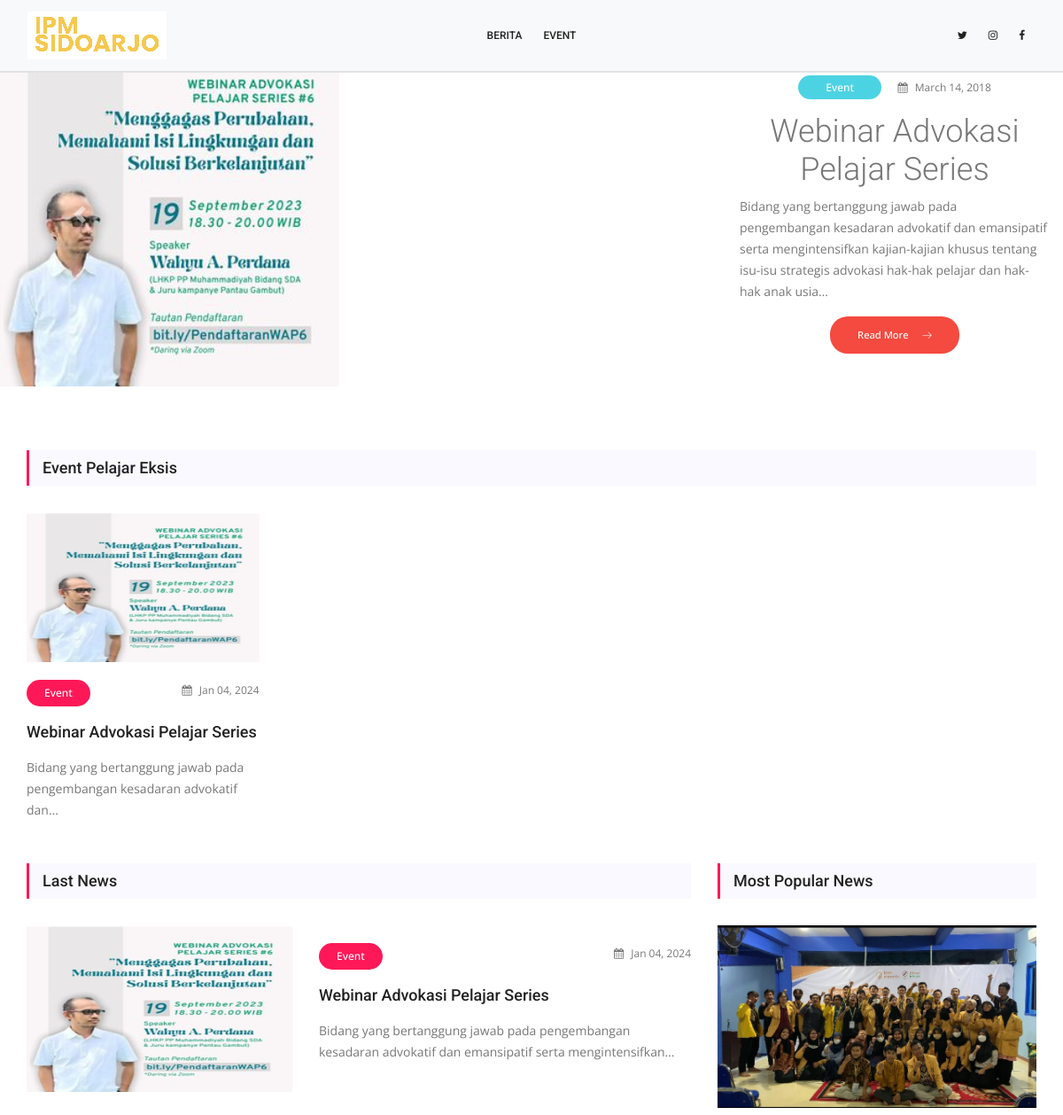
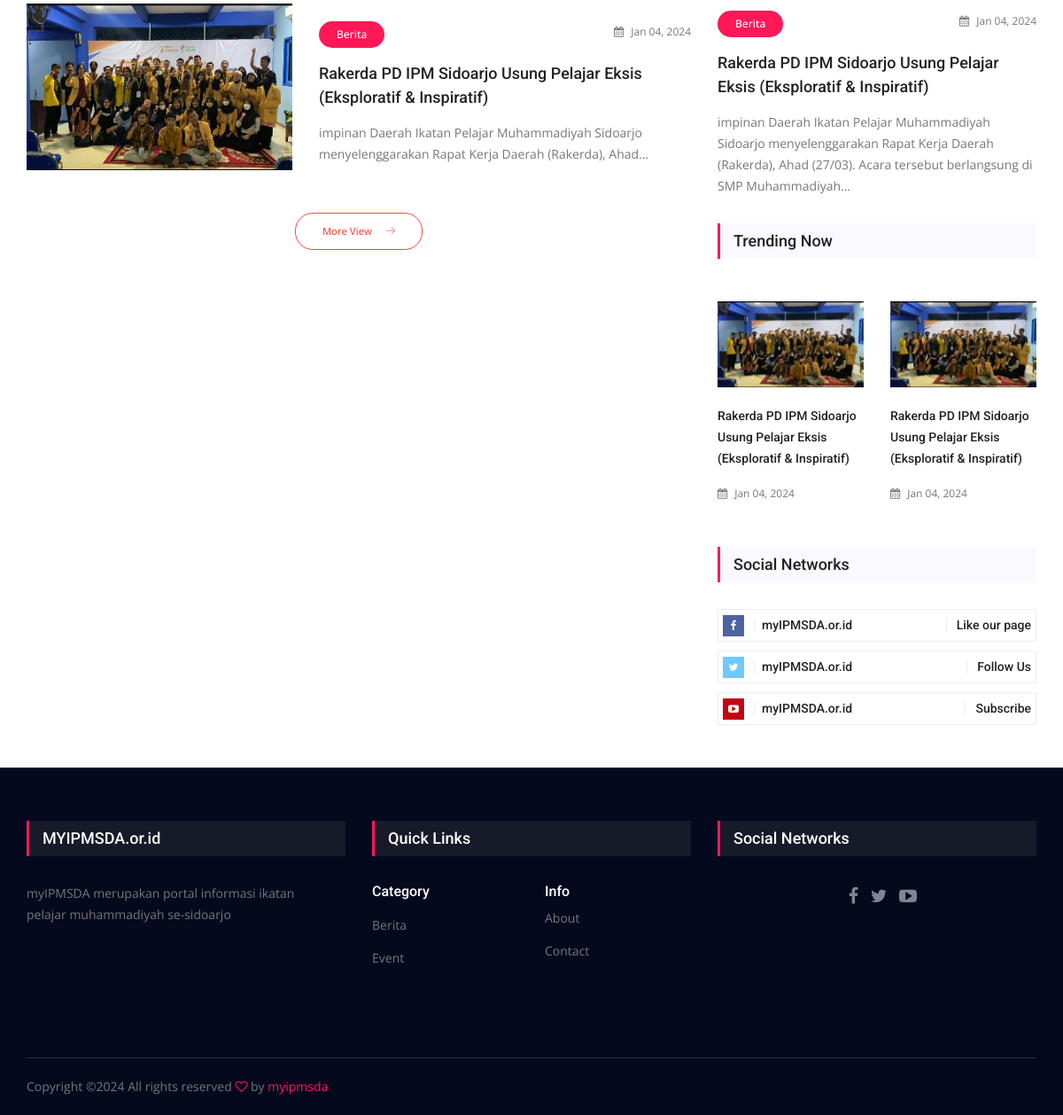
The page / on the database its author committed (2 pictures, top to bottom).
### tables this page shows
CREATE TABLE `category` (
  `id` int(11) NOT NULL,
  `category_name` varchar(100) NOT NULL,
  `slug` varchar(255) NOT NULL,
  `is_active` char(1) NOT NULL
);

CREATE TABLE `posting` (
  `id` int(11) NOT NULL,
  `title` varchar(255) NOT NULL,
  `seo_title` varchar(255) NOT NULL,
  `content` text NOT NULL,
  `featured` char(1) NOT NULL,
  `choice` char(1) NOT NULL,
  `thread` char(1) NOT NULL,
  `id_category` int(11) NOT NULL,
  `photo` varchar(255) NOT NULL,
  `is_active` char(1) NOT NULL,
  `date` date NOT NULL
);

### application/controllers/Home.php (called while the page is built, shortened)
<?php
class Home extends CI_Controller {
   public function __construct()
   {
      $this->load->model('identity_model', 'identity', true);
      $this->load->model('banner_model', 'banner', true);
      $this->load->model('posting_model', 'posting', true);
      $this->load->model('category_model', 'category', true);
   }
   public function index()
   {
      $data['favicon']     = $this->identity->getIdentity();
      $data['title']       = 'Home';
      $data['banner']      = $this->banner->getBanner();
      $data['featured']    = $this->posting->getFeatured();
      $data['choice']      = $this->posting->getChoice();
      $data['popular']     = $this->posting->getMostPopular();
      $data['trending']    = $this->posting->getThread();
      $data['lastNews']    = $this->posting->getLastNews();
      $data['video_game']  = $this->posting->getVideoGames();
      $data['category']    = $this->category->getCategory();
      $data['page'] = 'home';
      $this->load->view('front/layouts/app', $data);
   }
}

### index.php (called while the page is built, shortened)
<?php
require_once BASEPATH.'core/CodeIgniter.php';

### application/models/Category_model.php (called while the page is built, shortened)
<?php
class Category_model extends CI_Model {
   private $table = 'category';
   public function getCategory()
   {
      return $this->db->get($this->table)->result();
   }
}

### application/models/Posting_model.php (called while the page is built, shortened)
<?php
class Posting_model extends CI_Model {
   public function getChoice()
   {
      $this->db->from('posting');
      $this->db->join('category', 'category.id = posting. id_category');
      $this->db->where('choice', 'Y');
      $this->db->where('posting.is_active', 'Y');
      $this->db->order_by('posting.id', 'desc');
      $this->db->limit(4);
      return $this->db->get()->result();
   }
   public function getThread()
   {
      $this->db->from('posting');
      $this->db->join('category', 'category.id = posting. id_category');
      $this->db->where('thread', 'Y');
      $this->db->where('posting.is_active', 'Y');
      $this->db->order_by('posting.id', 'desc');
      $this->db->limit(4);
      return $this->db->get()->result();
   }
   public function getFeatured()
   {
      $this->db->from('posting');
      $this->db->join('category', 'category.id = posting. id_category');
      $this->db->where('featured', 'Y');
      $this->db->where('posting.is_active', 'Y');
      $this->db->order_by('posting.id', 'desc');
      $this->db->limit(3);
      return $this->db->get()->result();
   }
   public function getLastNews()
   {
      $this->db->from('posting');
      $this->db->join('category', 'category.id = posting. id_category');
      $this->db->where('posting.is_active', 'Y');
      $this->db->order_by('posting.id', 'desc');
      $this->db->limit(4);
      return $this->db->get()->result();
   }
   public function getMostPopular()
   {
      $this->db->from('posting');
      $this->db->join('category', 'category.id = posting. id_category');
      $this->db->where('thread', 'Y');
      $this->db->where('posting.is_active', 'Y');
      $this->db->order_by('posting.id', 'desc');
      $this->db->limit(1);
      return $this->db->get()->row();
   }
   public function getVideoGames()
   {
      $this->db->from('posting');
      $this->db->join('category', 'category.id = posting. id_category');
      $this->db->where('category.slug', 'video-game');
      $this->db->where('posting.is_active', 'Y');
      $this->db->order_by('posting.id', 'desc');
      $this->db->limit(5);
      return $this->db->get()->result();
   }
}

### application/helpers/dateindo_helper.php (called while the page is built, shortened)
<?php
function mediumdate_indo($tgl){
   $ubah = gmdate($tgl, time()+60*60*8);
   $pecah = explode("-",$ubah);
   $tanggal = $pecah[2];
   $bulan = medium_bulan($pecah[1]);
   $tahun = $pecah[0];
   return $bulan . ' ' . $tanggal . ', ' . $tahun;
}
function medium_bulan($bln){
   switch ($bln)
   {
      case 1:
         return "Jan";
         break;
   }
}

### application/views/front/pages/home.php (the view, shortened to what this page needs)
<div id="carouselExampleIndicators" class="carousel slide" data-ride="carousel">
   <div class="carousel-inner">
      <?php $no = 0;?>
      <?php foreach($featured as $f) : ?>
         <?php $no++;  ?>
         <div class="carousel-item <?php if($no <= 1) { echo "active"; } ?> ">
            <div class="row align-items-center my-5">
               <div class="col-lg-8">
                  <img class="img-fluid mb-4 mb-lg-0" src="<?= base_url("images/posting/$f->photo") ?>" alt="">
               </div>
               <div class="col-lg-4">
                  <div class="container">
                     <div class="date text-center">
                        <a class="genric-btn success circle small" href="<?= base_url("blog/category/$f->slug") ?>"><?= $f->category_name ?></a>
                        <a href="<?= base_url("blog/read/$f->seo_title") ?>"><i class="fa fa-calendar" aria-hidden="true"></i>March 14, 2018</a>
                     </div>
                     <h1 class="font-weight-light text-center"><?= $f->title ?></h1>
                     <p><?= character_limiter($f->content, 200) ?></p>
                     <div class="row">
                        <div class="col text-center">
                           <a href="<?= base_url("blog/read/$f->seo_title") ?>" class="genric-btn danger circle arrow">Read More<span class="lnr lnr-arrow-right"></span></a>
                        </div>
                     </div>
                  </div>
               </div>
            </div>
         </div>
      <?php endforeach ?>
   </div>
   <a class="carousel-control-prev" href="#carouselExampleIndicators" role="button" data-slide="prev">
      <span class="carousel-control-prev-icon" aria-hidden="true"></span>
   </a>
   <a class="carousel-control-next" href="#carouselExampleIndicators" role="button" data-slide="next">
      <span class="carousel-control-next-icon" aria-hidden="true"></span>
   </a>
</div>
<section class="choice_area mt-4">
   <div class="container">
      <div class="main_title2">
         <h2>Event Pelajar Eksis</h2>
      </div>
      <div class="row choice_inner">
         <?php foreach($choice as $c) : ?>
            <div class="col-lg-3">
               <div class="choice_item">
                  <img class="img-fluid choice" src="<?= base_url("images/posting/small/$c->photo") ?>" alt="">
                  <div class="choice_text">
                     <div class="date">
                        <a class="gad_btn" href="<?= base_url("blog/category/$c->slug") ?>"><?= $c->category_name ?></a>
                        <a href="<?= base_url("blog/read/$c->seo_title") ?>" class="float-right">
                           <i class="fa fa-calendar" aria-hidden="true"></i><?= mediumdate_indo($c->date) ?>
                        </a>
                     </div>
                     <a href="<?= base_url("blog/read/$c->seo_title") ?>"
                        ><h4><?= $c->title ?></h4>
                     </a>
                     <p><?= character_limiter($c->content, 70) ?></p>
                  </div>
               </div>
            </div>
         <?php endforeach ?>
      </div>
   </div>
</section>
<section class="news_area mt-5">
   <div class="container">
      <div class="row">
         <div class="col-lg-8">
            <div class="main_title2">
               <h2>Last News</h2>
            </div>
            <div class="latest_news">
               <?php foreach($lastNews as $ln)  :?>
                  <div class="media">
                     <div class="d-flex">
                        <img class="img-fluid" src="<?= base_url("images/posting/medium/$ln->photo") ?>" alt="">
                     </div>
                     <div class="media-body">
                        <div class="choice_text">
                           <div class="date">
                              <a class="gad_btn" href="<?= base_url("blog/category/$ln->slug") ?>"><?= $ln->category_name ?></a>
                              <a href="<?= base_url("blog/read/$ln->seo_title") ?>" class="float-right"><i class="fa fa-calendar" aria-hidden="true">
                                 </i><?= mediumdate_indo($ln->date) ?>
                              </a>
                           </div>
                           <a href="<?= base_url("blog/read/$ln->seo_title") ?>">
                              <h4><?= $ln->title ?></h4>
                           </a>
                           <p><?= character_limiter($ln->content, 100) ?></p>
                        </div>
                     </div>
                  </div>
               <?php endforeach ?>
            </div>
            <div class="row mt-5">
               <div class="col text-center">
                  <a href="<?= base_url('blog') ?>" class="genric-btn danger-border circle arrow">More View<span class="lnr lnr-arrow-right"></span></a>
               </div>
            </div>
         </div>
         <?php $this->load->view('front/layouts/_sidebar', $trending) ?>
      </div>
   </div>
</section>

### application/views/front/layouts/_navbar.php (shortened to what this page needs)
<?php
   $navbar   = $this->category->getCategory();
   $category = $this->uri->segment(3);
?>
<nav class="navbar navbar-light navbar-expand-lg navbar-light bg-light fixed-top home">
   <div class="container">
      <a href="<?= base_url() ?>" class="navbar-brand d-flex w-50 mr-auto">
      <img src="<?= base_url('images/brand/logo-via-logohub.png') ?>" alt="">
      </a>
      <div class="navbar-collapse collapse w-100" id="collapsingNavbar3">
         <ul class="navbar-nav w-100 justify-content-center">
            <?php foreach($navbar as $n) : ?>
               <li class="nav-item <?php if($n->slug === $category ) { echo "active"; } ?> ">
                  <a class="nav-link" href="<?= base_url("blog/category/$n->slug") ?>"><?= $n->category_name ?></a>
               </li>
            <?php endforeach ?>
         </ul>
         <ul class="nav navbar-nav ml-auto w-100 justify-content-end">
            <li class="nav-item">
               <a class="nav-link" href="<?= base_url() ?>">
                  <i class="fa fa-twitter"></i>
               </a>
            </li>
            <li class="nav-item">
               <a class="nav-link" href="<?= base_url() ?>">
                  <i class="fa fa-instagram"></i>
               </a>
            </li>
            <li class="nav-item">
               <a class="nav-link" href="<?= base_url() ?>">
                  <i class="fa fa-facebook"></i>
               </a>
            </li>
         </ul>
      </div>
   </div>
</nav>

### application/views/front/layouts/_sidebar.php
<div class="col-lg-4">
   <div class="right_sidebar">
      <aside class="r_widgets news_widgets">
         <div class="main_title2">
            <h2>Most Popular News</h2>
         </div>
         <div class="choice_item">
            <img class="img-fluid" src="<?= base_url("images/posting/large/$popular->photo") ?>" alt="">
            <div class="choice_text">
               <div class="date">
                  <a class="gad_btn" href="<?= base_url("blog/category/$popular->slug") ?>"><?= $popular->category_name ?></a>
                  <a href="#" class="float-right"><i class="fa fa-calendar" aria-hidden="true"></i><?= mediumdate_indo($popular->date) ?></a>
               </div>
               <a href="<?= base_url("blog/read/$popular->seo_title") ?>"><h4><?= $popular->title ?></h4></a>
               <p><?= character_limiter($popular->content, 150) ?></p>
            </div>
         </div>
         <div class="main_title2 mb-5">
            <h2>Trending Now</h2>
         </div>
         <div class="news_slider owl-carousel">
            <?php foreach($trending as $t) : ?>
               <div class="item">
                  <div class="choice_item">
                     <img src="<?= base_url('images/posting/xsmall/' . $t->photo) ?>" alt="">
                     <div class="choice_text">
                        <a href="<?= base_url("blog/read/$t->seo_title") ?>">
                           <h4><?= $t->title ?></h4>
                        </a>
                        <div class="date">
                           <a href="<?= base_url("blog/read/$t->seo_title") ?>"><i class="fa fa-calendar" aria-hidden="true"></i><?= mediumdate_indo($t->date) ?></a>
                        </div>
                     </div>
                  </div>
               </div>
            <?php endforeach ?>
         </div>
      </aside>
      <aside class="r_widgets social_widgets mt-5">
         <div class="main_title2">
            <h2>Social Networks</h2>
         </div>
         <ul class="list">
            <li><a href="#"><i class="fa fa-facebook"></i>myIPMSDA.or.id<span>Like our page</span></a></li>
            <li><a href="#"><i class="fa fa-twitter"></i>myIPMSDA.or.id<span>Follow Us</span></a></li>
            <li><a href="#"><i class="fa fa-youtube-play"></i>myIPMSDA.or.id<span>Subscribe</span></a></li>
         </ul>
      </aside>
   </div>
</div>

### application/views/front/layouts/_footer.php
<footer class="footer-area mt-5">
   <div class="container">
      <div class="row f_widgets_inner">
         <div class="col-lg-4 col-md-6 col-sm-6">
            <div class="single-footer-widget ab_widgets">
               <div class="f_title">
                  <h3>MYIPMSDA.or.id</h3>
               </div>
               <p>myIPMSDA merupakan portal informasi ikatan pelajar muhammadiyah se-sidoarjo</p>
            </div>
         </div>
         <div class="col-lg-4 col-md-6 col-sm-6">
            <div class="single-footer-widget">
                  <div class="f_title">
                  <h3>Quick Links</h3>
                  </div>
                  <div class="row">
                     <div class="col-6">
                        <h5 style="color: white">Category</h5>
                        <ul class="list mt-3">
                           <?php foreach($category as $c) : ?>
                              <li><a href="<?= base_url("blog/category/$c->slug") ?>"><?= $c->category_name ?></a></li>
                           <?php endforeach ?>
                        </ul>
                     </div>
                     <div class="col-6">
                        <h5 style="color: white">Info</h5>
                        <ul class="list">
                              <li><a href="<?= base_url('contact') ?>">About</a></li>
                              <li><a href="#">Contact</a></li>
                        </ul>
                     </div>
                  </div>
            </div>
         </div>
         <div class="col-lg-4 col-md-6">
            <div class="single-footer-widget m_news_widgets">
               <div class="f_title">
                  <h3>Social Networks</h3>
               </div>
               <div class="col-lg-4 col-md-4 footer-social icon mx-auto">
                  <a href="#"><i class="fa fa-facebook"></i></a>
                  <a href="#"><i class="fa fa-twitter"></i></a>
                  <a href="#"><i class="fa fa-youtube-play"></i></a>
               </div>
            </div>
         </div>
      </div>
      <div class="row footer-bottom d-flex justify-content-between align-items-center">
         <div class="col-lg-12">
            <div class="f_boder"></div>
         </div>
         <p class="col-lg-8 col-md-8 footer-text">
Copyright &copy;<script>document.write(new Date().getFullYear());</script> All rights reserved <i class="fa fa-heart-o" aria-hidden="true"></i> by <a href="https://colorlib.com" target="_blank">myipmsda</a>
</p>
      </div>
   </div>
</footer>

### rows shown on the page
category: category_name "BERITA", category_name "Berita"
category: category_name "EVENT", category_name "Event"
posting: photo (picture), id_category.category_name "Event", title "Webinar Advokasi Pelajar Series", content "Bidang yang bertanggung jawab pada pengembangan kesadaran advokatif dan emansipatif serta mengintensifkan kajian-kajian khusus tentang isu-isu strategis advokasi hak-hak pelajar dan hak-hak anak usia…", date "Jan 04, 2024", content "Bidang yang bertanggung jawab pada pengembangan kesadaran advokatif dan…", content "Bidang yang bertanggung jawab pada pengembangan kesadaran advokatif dan emansipatif serta mengintensifkan…"
posting: photo (picture), id_category.category_name "Berita", date "Jan 04, 2024", title "Rakerda PD IPM Sidoarjo Usung Pelajar Eksis (Eksploratif & Inspiratif)", content "impinan Daerah Ikatan Pelajar Muhammadiyah Sidoarjo menyelenggarakan Rapat Kerja Daerah (Rakerda), Ahad…", content "impinan Daerah Ikatan Pelajar Muhammadiyah Sidoarjo menyelenggarakan Rapat Kerja Daerah (Rakerda), Ahad (27/03). Acara tersebut berlangsung di SMP Muhammadiyah…"
